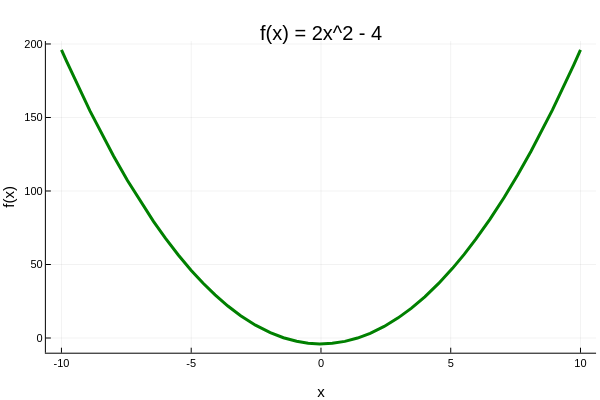

Notebook code for this chart:
### Code cell
using Plots
plotly()

plot(f, -10, 10, 
title = "f(x) = 2x^2 - 4",
xlabel = "x", 
ylabel = "f(x)", 
legend = false, 
color = "green", 
lw = 3)

### Figure 1 — Plotly figure (JSON) as saved in the notebook; plotly's stock layout.template omitted (floating-point values rounded to 4 significant figures)
{"data": [{"colorbar": {"title": ""}, "legendgroup": "y1", "line": {"color": "rgba(0, 128, 0, 1.000)", "dash": "solid", "shape": "linear", "width": 3}, "mode": "lines", "name": "y1", "showlegend": true, "type": "scatter", "x": [-10, -9.902, -9.805, -8.902, -7.999, -7.456, -6.913, -6.455, -5.996, -5.497, -4.999, -4.539, -4.08, -3.587, -3.095, -2.524, -1.953, -1.446, -0.9389, -0.4941, -0.04935, 0.4356, 0.9205, 1.408, 1.896, 2.435, 2.975, 3.488, 4.001, 4.535, 5.068, 5.517, 5.966, 6.515, 7.063, 7.579, 8.094, 8.92, 9.746, 9.873, 10], "xaxis": "x1", "y": [196, 192.1, 188.3, 154.5, 124.0, 107.2, 91.59, 79.32, 67.9, 56.44, 45.98, 37.21, 29.29, 21.74, 15.16, 8.742, 3.631, 0.1824, -2.237, -3.512, -3.995, -3.621, -2.305, -0.03343, 3.19, 7.863, 13.7, 20.33, 28.02, 37.13, 47.37, 56.88, 67.2, 80.89, 95.78, 110.9, 127.0, 155.1, 186.0, 190.9, 196], "yaxis": "y1", "zmax": null, "zmin": null}], "layout": {"annotations": [{"font": {"color": "rgba(0, 0, 0, 1.000)", "family": "sans-serif", "size": 20}, "rotation": 0, "showarrow": false, "text": "f(x) = 2x^2 - 4", "x": 0.535, "xanchor": "center", "xref": "paper", "y": 1, "yanchor": "top", "yref": "paper"}], "height": 400, "margin": {"b": 20, "l": 0, "r": 0, "t": 20}, "paper_bgcolor": "rgba(255, 255, 255, 1.000)", "plot_bgcolor": "rgba(255, 255, 255, 1.000)", "showlegend": false, "width": 600, "xaxis": {"anchor": "y1", "domain": [0.07647, 0.9934], "gridcolor": "rgba(0, 0, 0, 0.100)", "gridwidth": 0.5, "linecolor": "rgba(0, 0, 0, 1.000)", "mirror": false, "range": [-10.6, 10.6], "showgrid": true, "showline": true, "showticklabels": true, "tickangle": 0, "tickcolor": "rgb(0, 0, 0)", "tickfont": {"color": "rgba(0, 0, 0, 1.000)", "family": "sans-serif", "size": 11}, "tickmode": "array", "ticks": "inside", "ticktext": ["-10", "-5", "0", "5", "10"], "tickvals": [-10, -5, 0, 5, 10], "title": "x", "titlefont": {"color": "rgba(0, 0, 0, 1.000)", "family": "sans-serif", "size": 15}, "type": "-", "visible": true, "zeroline": false, "zerolinecolor": "rgba(0, 0, 0, 1.000)"}, "yaxis": {"anchor": "x1", "domain": [0.07581, 0.9415], "gridcolor": "rgba(0, 0, 0, 0.100)", "gridwidth": 0.5, "linecolor": "rgba(0, 0, 0, 1.000)", "mirror": false, "range": [-9.995, 202.0], "showgrid": true, "showline": true, "showticklabels": true, "tickangle": 0, "tickcolor": "rgb(0, 0, 0)", "tickfont": {"color": "rgba(0, 0, 0, 1.000)", "family": "sans-serif", "size": 11}, "tickmode": "array", "ticks": "inside", "ticktext": ["0", "50", "100", "150", "200"], "tickvals": [0, 50, 100, 150, 200], "title": "f(x)", "titlefont": {"color": "rgba(0, 0, 0, 1.000)", "family": "sans-serif", "size": 15}, "type": "-", "visible": true, "zeroline": false, "zerolinecolor": "rgba(0, 0, 0, 1.000)"}}}
